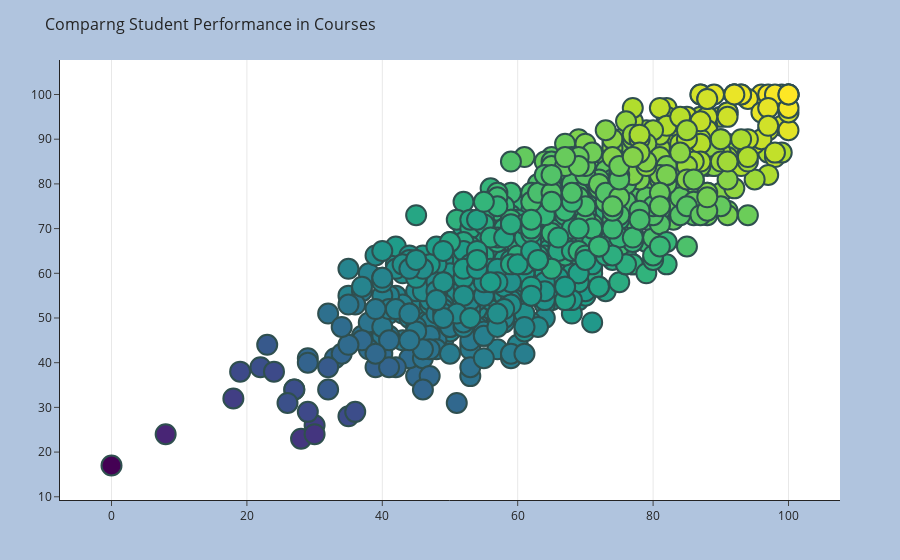

The notebook cell this image was saved under:
### Code cell
#Scatter plot that Compares reading, math, and writing score...if the students reading score improves
#do math and writing increase

pio.templates.default = "simple_white"

px.defaults.template = "ggplot2"
px.defaults.color_continuous_scale = px.colors.sequential.Blackbody
px.defaults.width = 1000
px.defaults.height = 800

#Plotting scores in scatter plot
fig = go.Figure(data = go.Scatter(x = lunch_df['math score'], y = lunch_df['reading score'], mode ='markers', 
                                  marker_color=lunch_df['average'],text = lunch_df['writing score'])) #hover text
fig.update_layout(title='Comparng Student Performance in Courses').update_layout(title_font_size=16)
fig.update_xaxes(showgrid=True).update_traces(marker=dict(size=20,line=dict(width=2,color ='DarkSlateGrey')),
                                               selector=dict(type="scatter", mode="markers"))
#labels 
labels ={"reading score": "Student Reading Score", "math score":"Student Math Score",
         'average': "Average Student Score"}
fig.update_layout(legend=dict(
    yanchor="top",
    y=.99,
    xanchor="left",
    x=.01))

fig.update_layout(margin=dict(l=60, r=60, t=60, b=60),paper_bgcolor="LightSteelBlue",)
fig.show()

### Figure 1 — Plotly figure (JSON) as saved in the notebook; plotly's stock layout.template omitted (floating-point values rounded to 4 significant figures; data arrays with more than 128 entries replaced by an {"elided": "..."} marker saying what was removed)
{"data": [{"marker": {"color": {"elided": "1000 float values"}, "line": {"color": "DarkSlateGrey", "width": 2}, "size": 20}, "mode": "markers", "text": {"elided": "1000 int values"}, "type": "scatter", "x": {"elided": "1000 int values"}, "y": {"elided": "1000 int values"}}], "layout": {"legend": {"x": 0.01, "xanchor": "left", "y": 0.99, "yanchor": "top"}, "margin": {"b": 60, "l": 60, "r": 60, "t": 60}, "paper_bgcolor": "LightSteelBlue", "title": {"font": {"size": 16}, "text": "Comparng Student Performance in Courses"}, "xaxis": {"showgrid": true}}}
